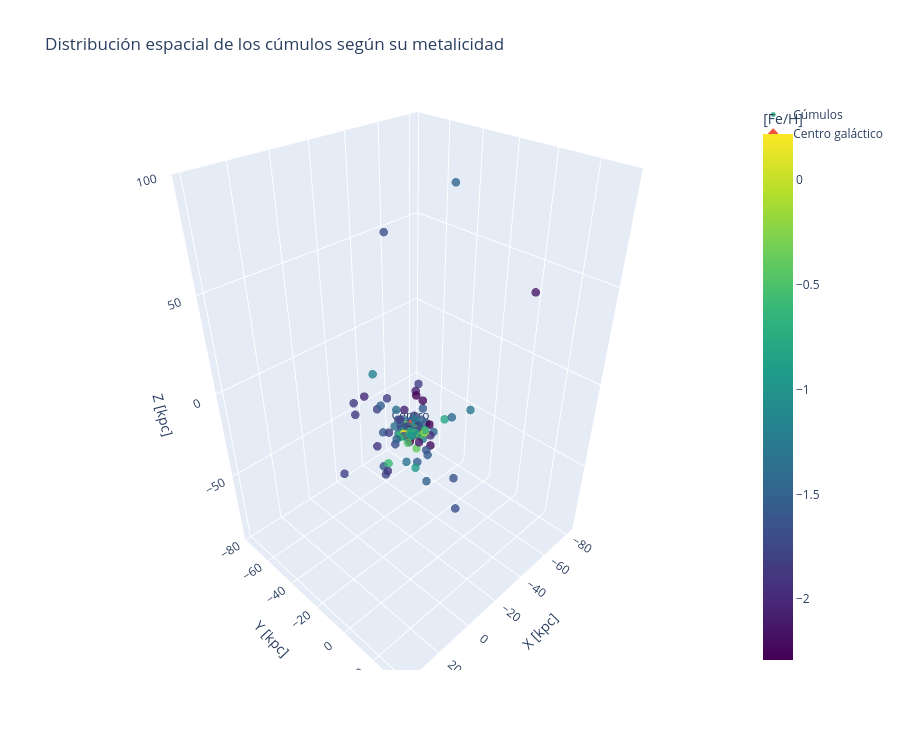

The code cell stored with this chart in its notebook:
### Code cell
fig = go.Figure()

fig.add_trace(
    go.Scatter3d(
        x=gc_met["X"],
        y=gc_met["Y"],
        z=gc_met["Z"],

        mode="markers",

        marker=dict(
            size=5,
            color=gc_met["FeH"],
            colorscale="Viridis",
            colorbar=dict(
                title="[Fe/H]"
            ),
            opacity=0.8
        ),

        text=gc_met["ID"],

        customdata=np.column_stack([
            gc_met["FeH"],
            gc_met["Rsun"]
        ]),

        hovertemplate=(
            "<b>%{text}</b><br>"
            "X = %{x:.2f} kpc<br>"
            "Y = %{y:.2f} kpc<br>"
            "Z = %{z:.2f} kpc<br>"
            "[Fe/H] = %{customdata[0]:.2f}<br>"
            "<extra></extra>"
        ),

        name="Cúmulos"
    )
)

# Centro galáctico
fig.add_trace(
    go.Scatter3d(
        x=[0],
        y=[0],
        z=[0],

        mode="markers+text",

        marker=dict(
            size=8,
            symbol="diamond"
        ),

        text=["Centro"],
        textposition="top center",

        name="Centro galáctico"
    )
)

fig.update_layout(
    title="Distribución espacial de los cúmulos según su metalicidad",

    scene=dict(
        xaxis_title="X [kpc]",
        yaxis_title="Y [kpc]",
        zaxis_title="Z [kpc]",
        aspectmode="data"
    ),

    width=900,
    height=750
)

fig.show()

### Figure 1 — Plotly figure (JSON) as saved in the notebook; plotly's stock layout.template omitted (floating-point values rounded to 4 significant figures; data arrays with more than 128 entries replaced by an {"elided": "..."} marker saying what was removed)
{"data": [{"customdata": {"elided": "139x2 float values"}, "hovertemplate": "<b>%{text}</b><br>X = %{x:.2f} kpc<br>Y = %{y:.2f} kpc<br>Z = %{z:.2f} kpc<br>[Fe/H] = %{customdata[0]:.2f}<br><extra></extra>", "marker": {"color": {"elided": "139 float values"}, "colorbar": {"title": {"text": "[Fe/H]"}}, "colorscale": [[0, "#440154"], [0.1111, "#482878"], [0.2222, "#3e4989"], [0.3333, "#31688e"], [0.4444, "#26828e"], [0.5556, "#1f9e89"], [0.6667, "#35b779"], [0.7778, "#6ece58"], [0.8889, "#b5de2b"], [1, "#fde725"]], "opacity": 0.8, "size": 5}, "mode": "markers", "name": "Cúmulos", "text": {"elided": "139 str values"}, "type": "scatter3d", "x": {"elided": "139 float values"}, "y": {"elided": "139 float values"}, "z": {"elided": "139 float values"}}, {"marker": {"size": 8, "symbol": "diamond"}, "mode": "markers+text", "name": "Centro galáctico", "text": ["Centro"], "textposition": "top center", "type": "scatter3d", "x": [0], "y": [0], "z": [0]}], "layout": {"height": 750, "scene": {"aspectmode": "data", "xaxis": {"title": {"text": "X [kpc]"}}, "yaxis": {"title": {"text": "Y [kpc]"}}, "zaxis": {"title": {"text": "Z [kpc]"}}}, "title": {"text": "Distribución espacial de los cúmulos según su metalicidad"}, "width": 900}}
